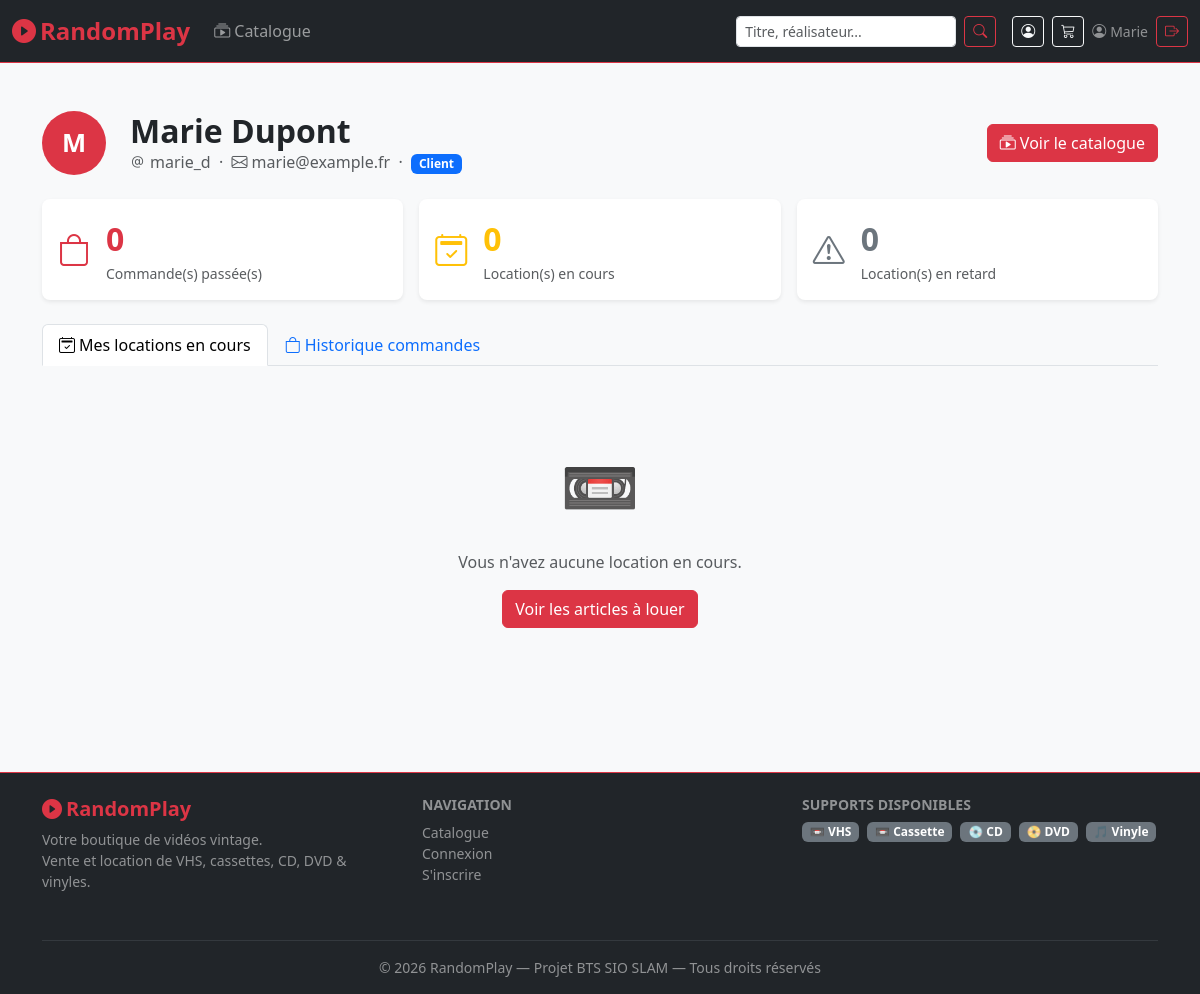
Page /pages/mon-compte.php (signed in) on the committed database.
### tables this page shows
CREATE TABLE IF NOT EXISTS users (
    id          INT          NOT NULL AUTO_INCREMENT,
    prenom      VARCHAR(100) NOT NULL,
    nom         VARCHAR(100) NOT NULL,
    pseudo      VARCHAR(100) NOT NULL UNIQUE,
    email       VARCHAR(150) NOT NULL UNIQUE,
    mdp         VARCHAR(255) NOT NULL,
    type        ENUM('client','admin') NOT NULL DEFAULT 'client',
    created_at  TIMESTAMP    NOT NULL DEFAULT CURRENT_TIMESTAMP,
    updated_at  TIMESTAMP    NOT NULL DEFAULT CURRENT_TIMESTAMP ON UPDATE CURRENT_TIMESTAMP,
    PRIMARY KEY (id)
);

### src/User.php (called while the page is built, shortened)
<?php
class User
{
    private PDO $db;
    public function __construct(PDO $db)
    {
        $this->db = $db;
    }
    public function getUserById(int $id): ?array
    {
        $stmt = $this->db->prepare("SELECT * FROM users WHERE id = :id");
        $stmt->execute(['id' => $id]);
        return $stmt->fetch() ?: null;
    }
}

### src/Order.php (called while the page is built, shortened)
<?php
class Order
{
    private PDO $db;
    public function __construct(PDO $db)
    {
        $this->db = $db;
    }
    public function getByUser(int $userId): array
    {
        $stmt = $this->db->prepare(
            "SELECT * FROM orders WHERE user_id = :user_id ORDER BY created_at DESC"
        );
        $stmt->execute(['user_id' => $userId]);
        return $stmt->fetchAll();
    }
}

### src/Rental.php (called while the page is built, shortened)
<?php
class Rental
{
    private PDO $db;
    public function __construct(PDO $db)
    {
        $this->db = $db;
    }
    public function getActiveByUser(int $userId): array
    {
        $stmt = $this->db->prepare("
            SELECT r.*, p.titre, p.support, p.cover_image, oi.quantite
            FROM rentals r
            INNER JOIN order_items oi ON oi.id = r.order_item_id
            INNER JOIN products p     ON p.id  = oi.product_id
            INNER JOIN orders o       ON o.id  = oi.order_id
            WHERE o.user_id = :user_id
              AND r.date_retour_effective IS NULL
            ORDER BY r.date_retour_prevue ASC
        ");
        $stmt->execute(['user_id' => $userId]);
        return $stmt->fetchAll();
    }
}

### pages/mon-compte.php (the view, shortened to what this page needs)
<?php
require_once "../src/auth_check.php";
require_once "../src/Order.php";
require_once "../src/Rental.php";
require_once "../src/User.php";
$db          = Database::getInstance();
$orderModel  = new Order($db);
$rentalModel = new Rental($db);
$userModel   = new User($db);
$userId = (int)$_SESSION['user']['id'];
$user      = $userModel->getUserById($userId);
$commandes = $orderModel->getByUser($userId);
$locations = $rentalModel->getActiveByUser($userId);
$totalCommandes    = count($commandes);
$locationsActives  = count($locations);
$locationsEnRetard = count(array_filter($locations,
    fn($l) => strtotime($l['date_retour_prevue']) < time()
));
$onglet = $_GET['onglet'] ?? 'locations';
include "../includes/header.php";
?>
<div class="container py-5">
    <div class="row align-items-center mb-4">
        <div class="col-auto">
            <div class="bg-danger rounded-circle d-flex align-items-center justify-content-center text-white fw-bold"
                 style="width:64px;height:64px;font-size:1.6rem">
                <?= strtoupper(mb_substr($user['prenom'], 0, 1)) ?>
            </div>
        </div>
        <div class="col">
            <h2 class="fw-bold mb-0">
                <?= htmlspecialchars($user['prenom'] . ' ' . $user['nom']) ?>
            </h2>
            <p class="text-muted mb-0">
                <i class="bi bi-at me-1"></i><?= htmlspecialchars($user['pseudo']) ?>
                &nbsp;·&nbsp;
                <i class="bi bi-envelope me-1"></i><?= htmlspecialchars($user['email']) ?>
                &nbsp;·&nbsp;
                <span class="badge bg-primary">Client</span>
            </p>
        </div>
        <div class="col-auto">
            <a href="catalogue.php" class="btn btn-danger">
                <i class="bi bi-collection-play me-1"></i>Voir le catalogue
            </a>
        </div>
    </div>
    <div class="row g-3 mb-4">
        <div class="col-sm-4">
            <div class="card stat-card border-0 shadow-sm">
                <div class="card-body d-flex align-items-center gap-3">
                    <i class="bi bi-bag text-danger fs-2"></i>
                    <div>
                        <div class="stat-number text-danger"><?= $totalCommandes ?></div>
                        <div class="small text-muted">Commande(s) passée(s)</div>
                    </div>
                </div>
            </div>
        </div>
        <div class="col-sm-4">
            <div class="card stat-card border-0 shadow-sm">
                <div class="card-body d-flex align-items-center gap-3">
                    <i class="bi bi-calendar2-check text-warning fs-2"></i>
                    <div>
                        <div class="stat-number text-warning"><?= $locationsActives ?></div>
                        <div class="small text-muted">Location(s) en cours</div>
                    </div>
                </div>
            </div>
        </div>
        <div class="col-sm-4">
            <div class="card stat-card border-0 shadow-sm">
                <div class="card-body d-flex align-items-center gap-3">
                    <i class="bi bi-exclamation-triangle text-<?= $locationsEnRetard > 0 ? 'danger' : 'secondary' ?> fs-2"></i>
                    <div>
                        <div class="stat-number text-<?= $locationsEnRetard > 0 ? 'danger' : 'secondary' ?>">
                            <?= $locationsEnRetard ?>
                        </div>
                        <div class="small text-muted">Location(s) en retard</div>
                    </div>
                </div>
            </div>
        </div>
    </div>
    <ul class="nav nav-tabs mb-4">
        <li class="nav-item">
            <a class="nav-link <?= $onglet === 'locations' ? 'active' : '' ?>"
               href="?onglet=locations">
                <i class="bi bi-calendar2-check me-1"></i>Mes locations en cours
            </a>
        </li>
        <li class="nav-item">
            <a class="nav-link <?= $onglet === 'commandes' ? 'active' : '' ?>"
               href="?onglet=commandes">
                <i class="bi bi-bag me-1"></i>Historique commandes
            </a>
        </li>
    </ul>
    <?php if ($onglet === 'locations'): ?>
        <?php if (empty($locations)): ?>
            <div class="text-center py-5">
                <div style="font-size:4rem">📼</div>
                <p class="text-muted mt-3">Vous n'avez aucune location en cours.</p>
                <a href="catalogue.php?type_achat=location" class="btn btn-danger">
                    Voir les articles à louer
                </a>
            </div>
        <?php endif; ?>
    <?php endif; ?>
</div>
<?php include "../includes/footer.php"; ?>

### assets/css/style.css (style rules this page uses)
:root { --rp-red: #dc3545; --rp-dark: #0f0f1a; --rp-card: #1a1a2e; }
body { background-color: #f8f9fa; font-family: 'Segoe UI', Arial, sans-serif; }
.stat-card { border-left: 4px solid var(--rp-red); border-radius: 8px; }
.stat-card .stat-number { font-size: 2rem; font-weight: 800; color: var(--rp-red); }

### rows in the picture
users: prenom "M", prenom+nom "Marie Dupont", pseudo "marie_d", email "marie@example.fr"

### other values in the picture
$userPrenom "Marie"
$totalCommandes "0"
$locationsActives "0"
$locationsEnRetard "0"
